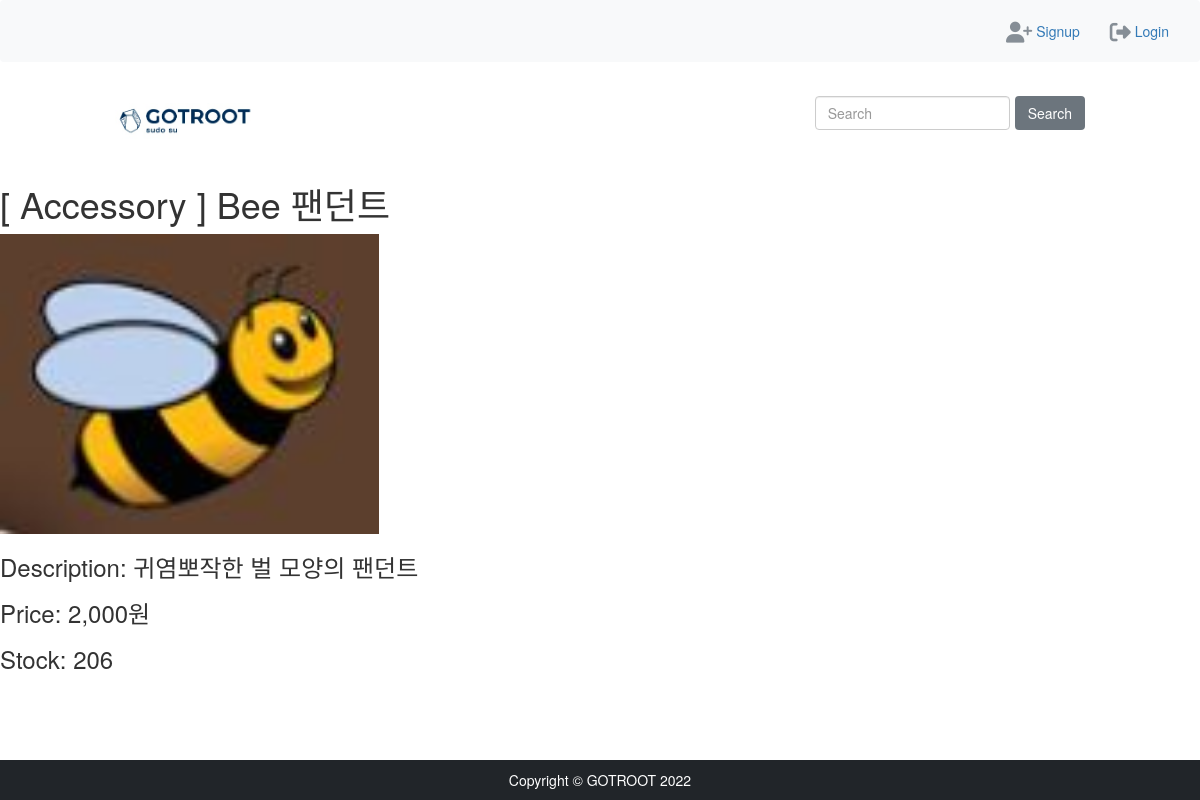
Before: /1/ with the older database file.
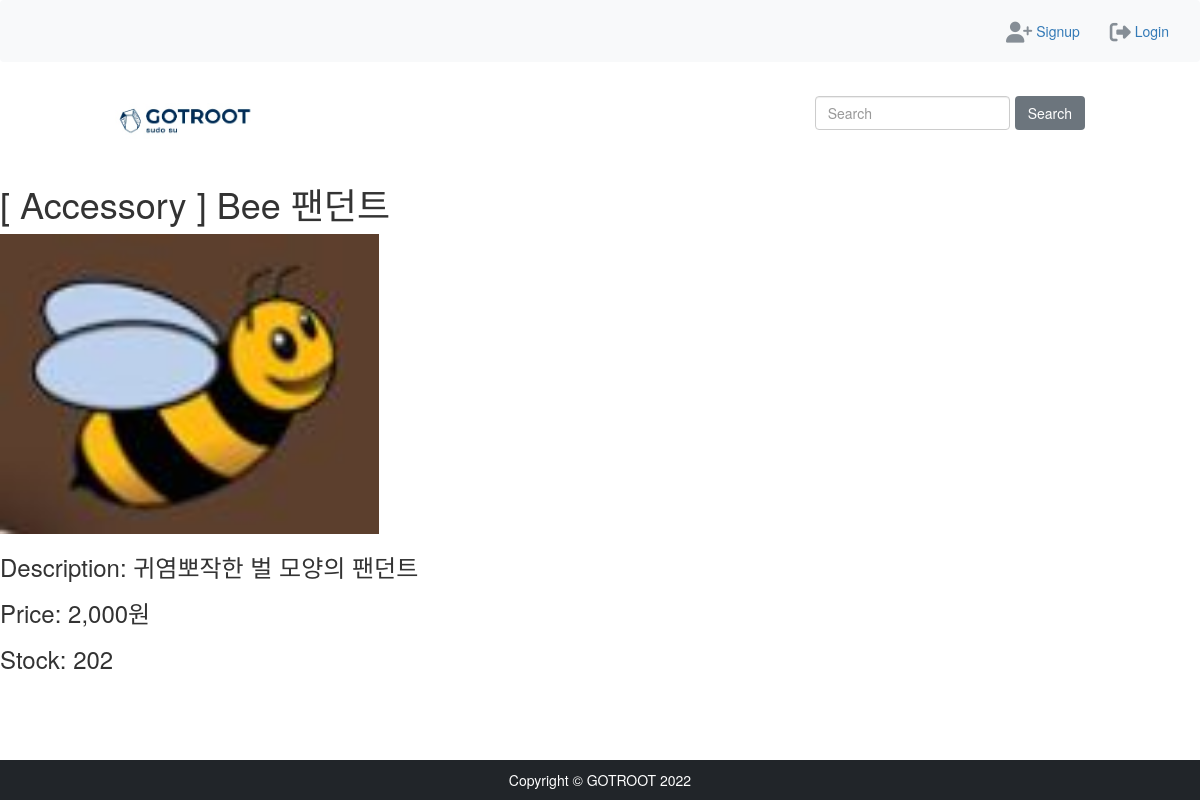
After: the same page with the newer database file.
### shop/models.py (models this page shows, shortened)
class Product(models.Model):
    name = models.CharField(max_length=100)
    content = models.TextField(max_length=1000)
    category = models.ForeignKey(Category, on_delete=models.CASCADE)
    stock = models.PositiveIntegerField()
    price = models.IntegerField()
    created_at = models.DateTimeField(auto_now_add=True)
    modified_at = models.DateTimeField(auto_now=True)
    deleted_at = models.DateTimeField(null=True, blank=True)

class Category(models.Model):
    title = models.CharField(max_length=150)
    content = models.CharField(max_length=750)
    def __str__(self):
        return self.title

### shop/views.py (the view)
# urls.py: path('<int:product_id>/', views.detail, name='detail'),
def detail(request, product_id):
    user = request.user
    product = get_object_or_404(Product, pk=product_id)
    products_images = ProductImage.objects.filter(product=product)
    quantity = 1
    return render(request, 'shop/detail.html', {'product': product, 'product_images': products_images, 'user':user})

### shop/templates/shop/detail.html (shortened to what this page needs)
{% extends "shop/base.html" %}
{% load humanize %}
{% block content %}
    <h1> [ {{ product.category}} ] {{ product.name }}</h1>
        <div>
        {% for image in product_images %}
            <img src="{{ image.image.url }}" style="width: auto; height: 300px;">
        {% endfor %}
        </div>
    <h3> Description: {{ product.content }}</h3>
    <h3> Price: {{ product.price|intcomma }}원</h3>
    <h3> Stock: {{ product.stock }}</h3>
{% endblock content %}

Changed rows visible on the page:
changed Product "Bee 팬던트": stock "206" → "202"
